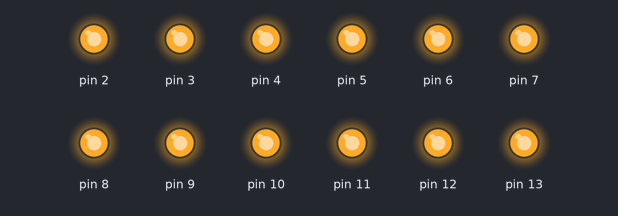
The sketch below on a simulated Arduino Uno, built with avr-gcc and run on an emulated ATmega328P. Shown: output pins drawn as LEDs (lit = HIGH).

Above: at 1.0 s.
At 5.5 s:
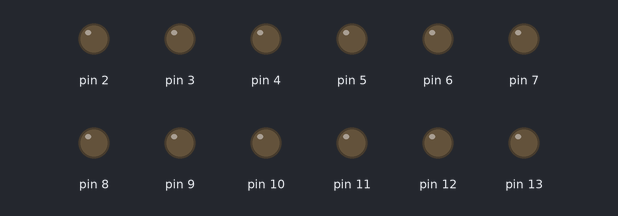
Timing chart, 0 to 6.9 s (numbered marks = the images above):
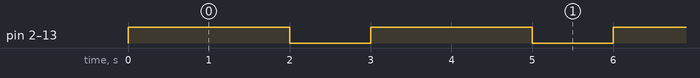

Measured:
- by itself, pin 2–13: alternates HIGH for 2.0 s and LOW for 1.0 s

The sketch:

robot_eye.ino
```cpp
// C++ code
//
void setup()
{
  pinMode(13, OUTPUT);
  pinMode(12, OUTPUT);
  pinMode(11, OUTPUT);
  pinMode(10, OUTPUT);
  pinMode(9, OUTPUT);
  pinMode(8, OUTPUT);
  pinMode(7, OUTPUT);
  pinMode(6, OUTPUT);
  pinMode(5, OUTPUT);
  pinMode(4, OUTPUT);
  pinMode(3, OUTPUT);
  pinMode(2, OUTPUT);
}

void loop()
{
  digitalWrite(13, HIGH);
  digitalWrite(12, HIGH);
  digitalWrite(11, HIGH);
  digitalWrite(10, HIGH);
  digitalWrite(9, HIGH);
  digitalWrite(8, HIGH);
  digitalWrite(7, HIGH);
  digitalWrite(6, HIGH);
  digitalWrite(5, HIGH);
  digitalWrite(4, HIGH);
  digitalWrite(3, HIGH);
  digitalWrite(2, HIGH);
  delay(2000);
  digitalWrite(13, LOW);
  digitalWrite(12, LOW);
  digitalWrite(11, LOW);
  digitalWrite(10, LOW);
  digitalWrite(9, LOW);
  digitalWrite(8, LOW);
  digitalWrite(7,LOW);
  digitalWrite(6,LOW);
  digitalWrite(5,LOW);
  digitalWrite(4,LOW);
  digitalWrite(3,LOW);
  digitalWrite(2,LOW);
  delay(1000);
}
```
